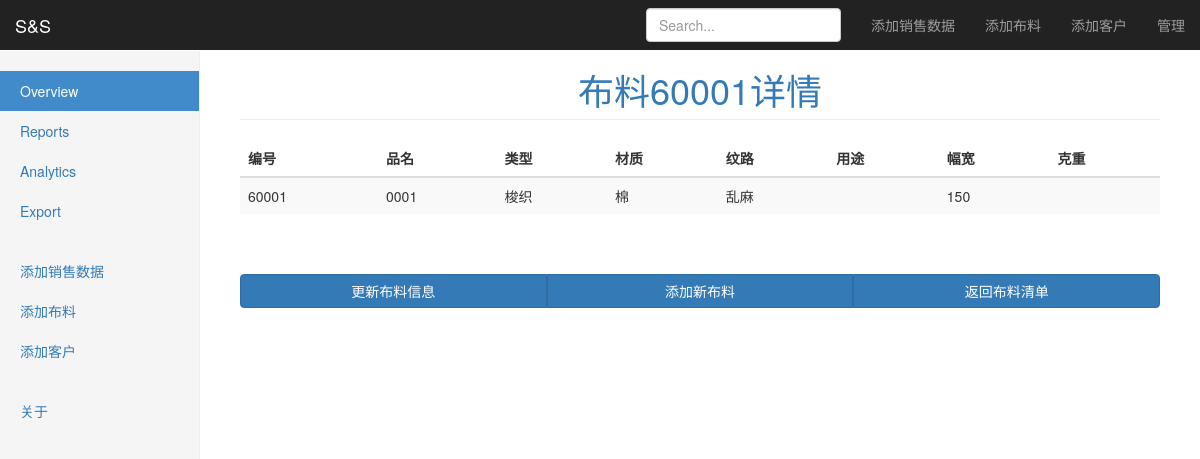
/cloth/detail/49, run on the app's committed database.
### record/models.py (models this page shows, shortened)
class Cloth(models.Model):
    cloth_code = models.CharField(max_length=20)
    cloth_name = models.CharField(max_length=20)
    used_for = models.CharField(max_length=100, blank=True, null=True)
    category = models.ForeignKey(CategoryOfCloth, on_delete=models.SET_NULL, blank=True, null=True)
    texture = models.ForeignKey(TextureOfCloth, on_delete=models.SET_NULL, blank=True, null=True)
    material = models.ForeignKey(MaterialOfCloth, on_delete=models.SET_NULL, blank=True, null=True)
    breadth = models.IntegerField(blank=True, null=True)
    grams_per_m2 = models.IntegerField(blank=True, null=True)
    description = models.TextField(max_length=1000, blank=True, null=True)
    added_time = models.DateTimeField(auto_now_add=True)
    timestamp = models.DateTimeField(auto_now=True)

class CategoryOfCloth(models.Model):
    category_name = models.CharField(max_length=20, unique=True)
    description = models.CharField(max_length=100, blank=True, null=True)
    timestamp = models.DateTimeField(auto_now=True)
    def __str__(self):
        return self.category_name

class MaterialOfCloth(models.Model):
    material_name = models.CharField(max_length=20, unique=True)
    description = models.CharField(max_length=100, blank=True, null=True)
    timestamp = models.DateTimeField(auto_now=True)
    def __str__(self):
        return self.material_name

class TextureOfCloth(models.Model):
    texture_name = models.CharField(max_length=20, unique=True)
    description = models.CharField(max_length=100, blank=True, null=True)
    timestamp = models.DateTimeField(auto_now=True)
    def __str__(self):
        return self.texture_name

### record/views.py (the view)
# urls.py: url(r'^cloth/detail/(?P<pk>[0-9]+)', ClothDetailView.as_view(), name='cloth_detail'),
class ClothDetailView(DetailView):
    model = Cloth
    template_name = 'record/cloth_detail.html'
    def get_context_data(self, **kwargs):
        context = super(ClothDetailView, self).get_context_data(**kwargs)
        return context

### record/templates/record/cloth_detail.html (shortened to what this page needs)
{% extends "base.html" %}
{% block content %}
  <h1 class="page-header" align="center"><span class="text-primary">布料{{ cloth.cloth_code }}详情</span></h1>
  <table class="table table-striped table-hover">
    <thead>
    <tr>
      <th>编号</th>
      <th>品名</th>
      <th>类型</th>
      <th>材质</th>
      <th>纹路</th>
      <th>用途</th>
      <th>幅宽</th>
      <th>克重</th>
    </tr>
    </thead>
    <tbody>
    <tr>
      <td>{{ cloth.cloth_code }}</td>
      <td>{{ cloth.cloth_name }}</td>
      <td>{% if cloth.category %}{{ cloth.category }} {% endif %}</td>
      <td>{% if cloth.material %}{{ cloth.material }} {% endif %}</td>
      <td>{% if cloth.texture %}{{ cloth.texture }} {% endif %}</td>
      <td>{% if cloth.used_for %}{{ cloth.used_for }} {% endif %}</td>
      <td>{% if cloth.breadth %}{{ cloth.breadth }} {% endif %}</td>
      <td>{% if cloth.grams_per_m2 %}{{ cloth.grams_per_m2 }} {% endif %}</td>
    </tr>
    </tbody>
  </table>
  <br><br>
  <div class="btn-group btn-group-justified">
    <a href="{% url 'record:cloth_update' cloth.pk %}" class="btn btn-primary">更新布料信息</a>
    <a href="{% url 'record:cloth_add' %}" class="btn btn-primary">添加新布料</a>
    <a href="{% url 'record:cloth_list' %}" class="btn btn-primary">返回布料清单</a>
  </div>
{% endblock %}

### static/css/dashboard.css (style rules this page uses)
body { padding-top: 50px; }
.main .page-header { margin-top: 0; }

### data on the page
Cloth: cloth_code "60001", cloth_name "0001", category "梭织", material "棉", texture "乱麻", breadth "150"
